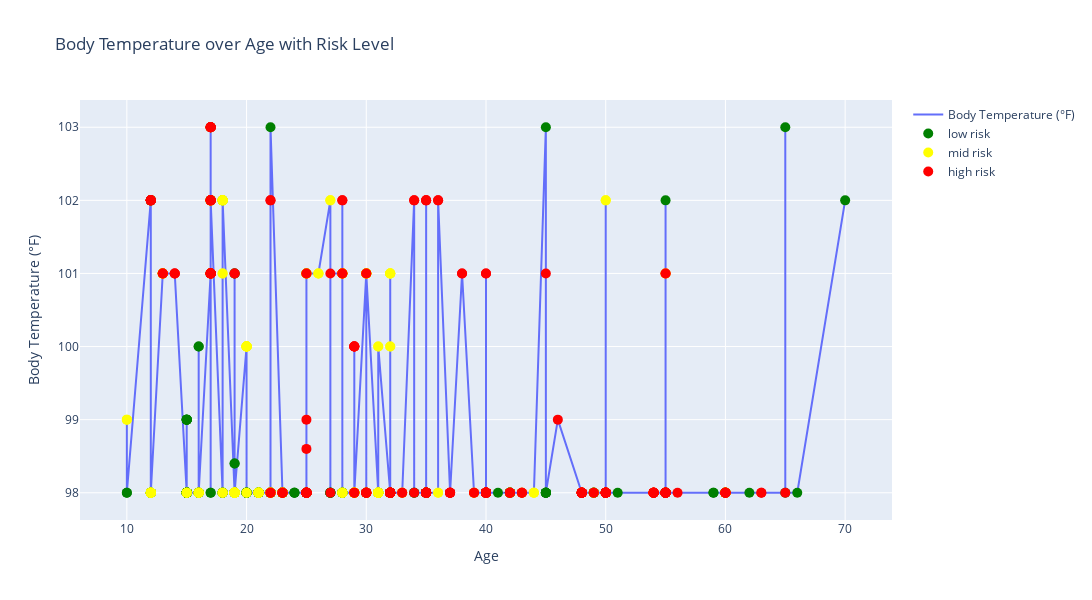

Notebook source saved alongside this figure:
### Code cell
import pandas as pd
import plotly.graph_objs as go

data = pd.read_excel('data/data_kesehatan.xlsx')

# Sort the DataFrame by 'Age'
data = data.sort_values(by='Age')

x = data['Age']
y = data['BodyTemp(fahrenheit)']
risk_levels = data['RiskLevel']

# Define color mappings for risk levels
color_mapping = {'low risk': 'green', 'mid risk': 'yellow', 'high risk': 'red'}

fig = go.Figure()

# Add the line chart trace
fig.add_trace(go.Scatter(x=x, y=y, mode='lines', name='Body Temperature (°F)'))

# Create separate traces for each risk level
for risk_level, color in color_mapping.items():
    x_risk = [x[i] for i in range(len(x)) if risk_levels[i] == risk_level]
    y_risk = [y[i] for i in range(len(x)) if risk_levels[i] == risk_level]
    hover_text = [f"Age: {x[i]}, Temp: {y[i]}°F, Risk Level: {risk_levels[i]}" for i in range(len(x)) if risk_levels[i] == risk_level]

    fig.add_trace(go.Scatter(
        x=x_risk,
        y=y_risk,
        mode='markers',
        marker=dict(color=color, size=10),
        name=risk_level,
        hovertext=hover_text
    ))

fig.update_layout(
    title='Body Temperature over Age with Risk Level',
    xaxis_title='Age',
    yaxis_title='Body Temperature (°F)',
    width=1200,
    height=600
)

fig.show()

### Figure 1 — Plotly figure (JSON) as saved in the notebook; plotly's stock layout.template omitted (floating-point values rounded to 4 significant figures; data arrays with more than 128 entries replaced by an {"elided": "..."} marker saying what was removed)
{"data": [{"mode": "lines", "name": "Body Temperature (°F)", "type": "scatter", "x": {"elided": "1014 int values"}, "y": {"elided": "1014 float values"}}, {"hovertext": {"elided": "406 str values"}, "marker": {"color": "green", "size": 10}, "mode": "markers", "name": "low risk", "type": "scatter", "x": {"elided": "406 int values"}, "y": {"elided": "406 float values"}}, {"hovertext": {"elided": "336 str values"}, "marker": {"color": "yellow", "size": 10}, "mode": "markers", "name": "mid risk", "type": "scatter", "x": {"elided": "336 int values"}, "y": {"elided": "336 int values"}}, {"hovertext": {"elided": "272 str values"}, "marker": {"color": "red", "size": 10}, "mode": "markers", "name": "high risk", "type": "scatter", "x": {"elided": "272 int values"}, "y": {"elided": "272 float values"}}], "layout": {"height": 600, "title": {"text": "Body Temperature over Age with Risk Level"}, "width": 1200, "xaxis": {"autorange": true, "range": [6.155, 73.85], "title": {"text": "Age"}, "type": "linear"}, "yaxis": {"autorange": true, "range": [97.63, 103.4], "title": {"text": "Body Temperature (°F)"}, "type": "linear"}}}
